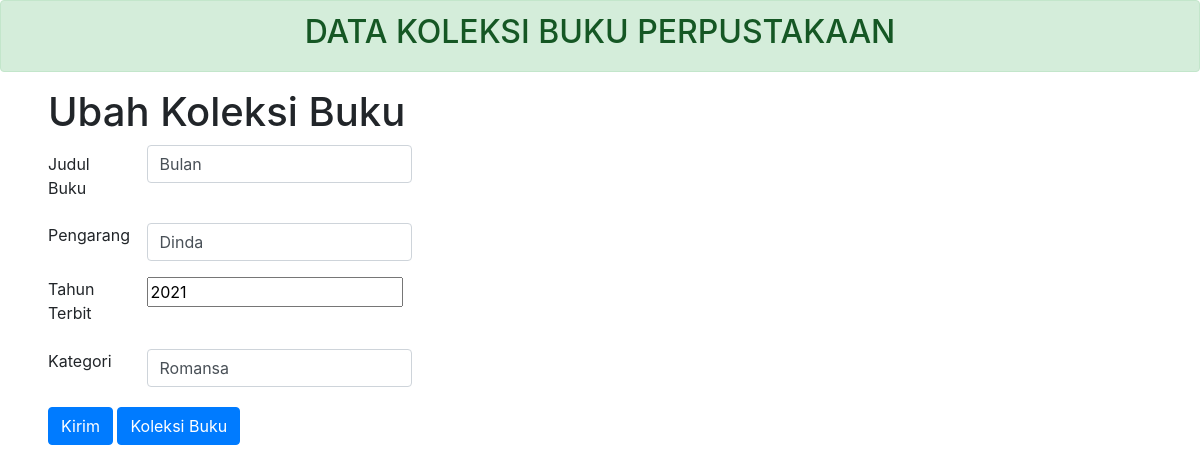
The page /ubahbuku.php?id=3 on the database its author committed.
### tables this page shows
CREATE TABLE `db_koleksibuku` (
  `id_buku` int(11) NOT NULL,
  `judul_buku` text DEFAULT NULL,
  `pengarang` text DEFAULT NULL,
  `tahun_terbit` int(11) DEFAULT NULL,
  `kategory` text DEFAULT NULL
);

### ubahbuku.php (the view, shortened to what this page needs)
<?php
include_once("koneksi.php");
$id=$_GET['id'];
$query = "SELECT * FROM db_koleksibuku WHERE id_buku=". $id;
$hasil = mysqli_query($conn,$query);
?>
<!DOCTYPE html>
 <html>
 <head>
 <link rel="stylesheet" href="https://maxcdn.bootstrapcdn.com/bootstrap/4.0.0/css/bootstrap.min.css">
 </head>
 <body>
 <div class="alert alert-success text-center" role="alert" >
<h2>DATA KOLEKSI BUKU PERPUSTAKAAN</h2>
 </div>
 <h1 class="ml-5">Ubah Koleksi Buku</h1>
 <form method="post" action="prosesubahbuku.php" class="ml-5">
 <?php while ($data=mysqli_fetch_array($hasil)) { ?>
   <div class="col-sm-3">
   </div>
 <div class="form-group row">
 <label for="judul" class="col-sm-1 col-form-label">Judul Buku</label>
 <div class="col-sm-3">
 <input type="text" name="judul" class="form-control" value="<?php echo $data['judul_buku'] ?>" >
</div>
 </div>
 <div class="form-group row">
 <label for="pengarang" class="col-sm-1 col-formlabel">Pengarang</label>
 <div class="col-sm-3">
 <input type="text" name="pengarang" class="form-control" value="<?php echo $data['pengarang'] ?>" >
 </div>
 </div>
 <div class="form-group row">
 <label for="tahun_terbit" class="col-sm-1 col-formlabel">Tahun Terbit</label>
 <div class="col-sm-3">
 <input type="number" name="tahun_terbit" class="formcontrol" value="<?php echo $data['tahun_terbit'] ?>" >
 </div>
 </div>
 <div class="form-group row">
 <label for="kategori" class="col-sm-1 col-formlabel">Kategori</label>
 <div class="col-sm-3">
 <input type="text" name="kategori" class="form-control" value="<?php echo $data['kategory'] ?>">
 </div>
 </div>
<button type="submit" class="btn btn-primary mb-1 mt-1 ml-0 mr-0" >Kirim</button>
<a href="index.php" class="btn btn-primary mb-1 mt-1 ml0"><i class="fas fa-user-plus mr-0"></i>Koleksi Buku</a>
</form>
<?php } ?>
 </body>
 </html>

### rows shown on the page
db_koleksibuku: judul "Bulan", pengarang "Dinda", tahun_terbit "2021", kategori "Romansa"
